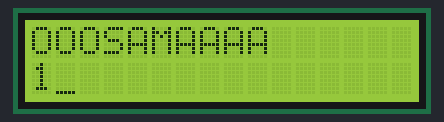
The program below on a simulated ATmega32, built with avr-gcc and emulated at 8 MHz. Parts: 16×2 character LCD. Wiring (inferred from the names in the program): character LCD (HD44780): RS PC6; E PC7; data PB0, PB1, PB2, PB3, PB4, PB5, PB6, PB7.

Above: at 0.1 s.
At 4.2 s:
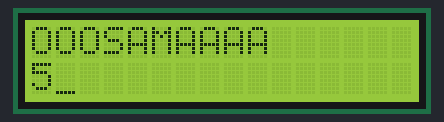
At 9.2 s:
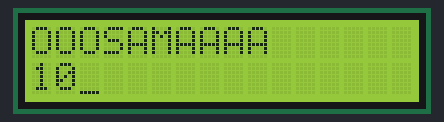
At 19.3 s:
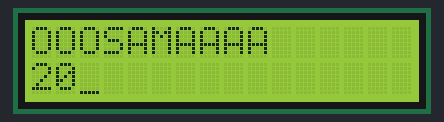
At 28.4 s:
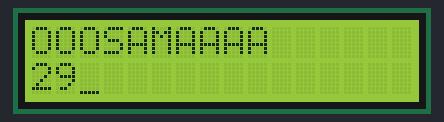
At 38.5 s:
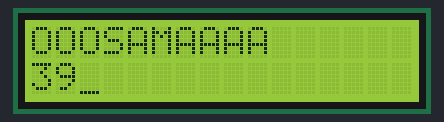

The program:

main.c
```c
/**
 * @file    main.c
 * @brief   LCD demo: prints a string and a running counter.
 * @author  Marawan Azmy
 */

#include "LCD.h"
#include <util/delay.h>

char pattern[8] = {0b0001010, 0x1f, 0x1f, 0x1f, 0x1f, 0x0e, 0x04, 0x00};
char arr[10];

int main(){
	volatile char x = 0;

	LCD_Init();
	LCD_Clear_Display();
	LCD_Send_String_Row_Column(0,0,"OOOSAMAAAA");

	while(1){
		x++;
		LCD_Go_To_Row_Column(1,0);
		LCD_Int_To_String(x,arr);
		LCD_Send_String(arr);
		_delay_ms(1000);
	}
	return 0;
}
```

LCD.c
```c
/**
 * @file    LCD.c
 * @brief   HD44780 character LCD driver (8-bit mode).
 * @author  Marawan Azmy
 */

#include "LCD.h"
#include <util/delay.h>

void LCD_Init(){
	LCD_RS_DDR |= (1<<LCD_RS_PIN_Num);
	LCD_E_DDR |= (1<<LCD_E_PIN_Num);
	LCD_DATA_DDR = 0xff;

	LCD_Send_Command(Return_Home);
	LCD_Send_Command(_8bit_2line);
	LCD_Send_Command(Clear_Display);
	LCD_Send_Command(Display_ON_Curser_ON);
}

/* R/W is tied to GND, so the LCD is only written to. */
void LCD_Send_Command(unsigned char Command){
	LCD_RS_PORT &= ~(1<<LCD_RS_PIN_Num);	/* RS low: command register */
	_delay_ms(1);
	LCD_E_PORT |= (1<<LCD_E_PIN_Num);
	_delay_ms(1);
	LCD_DATA_PORT = Command;
	_delay_ms(1);
	LCD_E_PORT &= ~(1<<LCD_E_PIN_Num);
	_delay_ms(1);
}

void LCD_Send_Character(char character){
	LCD_RS_PORT |= (1<<LCD_RS_PIN_Num);	/* RS high: data register */
	_delay_ms(1);
	LCD_E_PORT |= (1<<LCD_E_PIN_Num);
	_delay_ms(1);
	LCD_DATA_PORT = character;
	_delay_ms(1);
	LCD_E_PORT &= ~(1<<LCD_E_PIN_Num);
	_delay_ms(1);
}

void LCD_Send_String(char *string){
	short i = 0;

	while (string[i] != '\0'){
		LCD_Send_Character(string[i]);
		i++;
	}
}

void LCD_Clear_Display(){
	LCD_Send_Command(Clear_Display);
}

void LCD_Go_To_Row_Column(char row, char column){
	unsigned char address = 0;

	switch(row){
	case 0: address = (column); break;
	case 1: address = (column + 0x40); break;
	}
	LCD_Send_Command(address | (Set_Curser_Location));
}

void LCD_Send_String_Row_Column(char row, char column, char *String){
	LCD_Go_To_Row_Column(row, column);
	LCD_Send_String(String);
}

void LCD_Int_To_String(int integer, char *String){
	itoa(integer, String, 10);
}

/* Stores an 8-byte pattern in one of the 8 CGRAM character slots. */
void LCD_Set_Custom_Char(unsigned char location, unsigned char *pattern){
	unsigned char arrayIndex = 0;

	if (location < 8)
	{
		LCD_Send_Command(0x40 + (location*8));	/* Set CGRAM address */
		for (arrayIndex = 0; arrayIndex < 8; arrayIndex++){
			LCD_Send_Character(pattern[arrayIndex]);
		}
	}else{
		/* Invalid slot: ignored */
	}
}
```

LCD.h
```c
/**
 * @file    LCD.h
 * @brief   HD44780 character LCD driver: pin mapping, commands and API.
 * @author  Marawan Azmy
 */

#ifndef LCD_H_
#define LCD_H_

#include <avr/io.h>

void LCD_Init(void);
void LCD_Clear_Display(void);
void LCD_Send_Command(unsigned char Command);
void LCD_Send_Character(char character);
void LCD_Send_String(char *string);
void LCD_Go_To_Row_Column(char row, char column);
void LCD_Send_String_Row_Column(char row, char column, char *String);
void LCD_Int_To_String(int integer, char *String);
void LCD_Set_Custom_Char(unsigned char location, unsigned char *pattern);

/* Pin mapping */
#define LCD_RS_PIN_Num 6
#define LCD_E_PIN_Num 7

#define LCD_RS_DDR DDRC
#define LCD_E_DDR DDRC
#define LCD_DATA_DDR DDRB

#define LCD_RS_PORT PORTC
#define LCD_E_PORT PORTC
#define LCD_DATA_PORT PORTB

/* Commands */
#define Clear_Display 0x01
#define Return_Home 0x02
#define Display_ON_Curser_ON 0x0E
#define Display_ON_Curser_OFF 0x0C
#define Set_Curser_Location 0x80	/* Set DDRAM address */
#define _8bit_2line 0x38
#define _4bit_2line 0x28

#endif /* LCD_H_ */
```

Measured:
- what the display in image 1 shows lasts 1.0 s, from 4.1 s to 5.1 s
